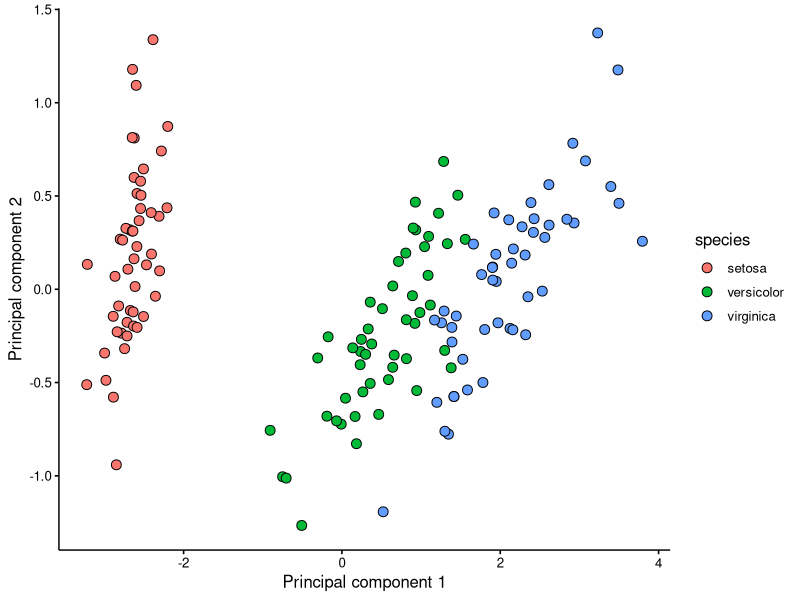
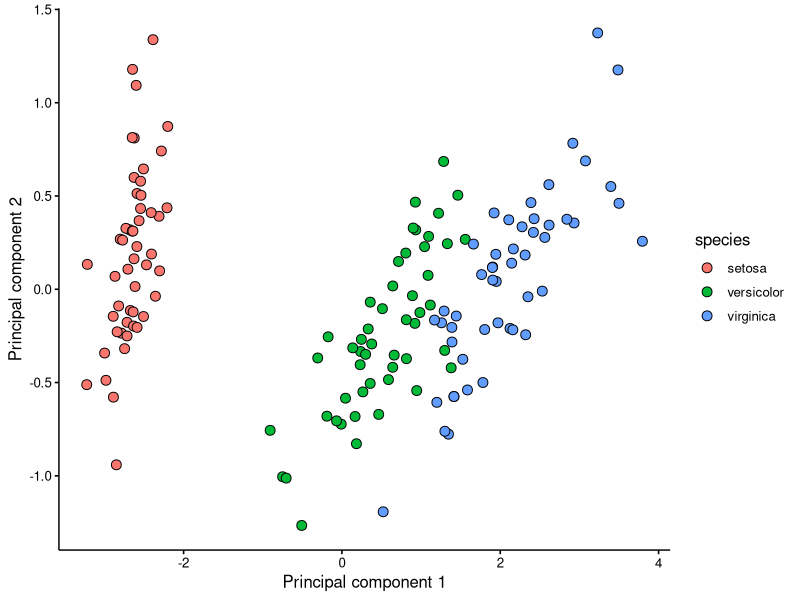
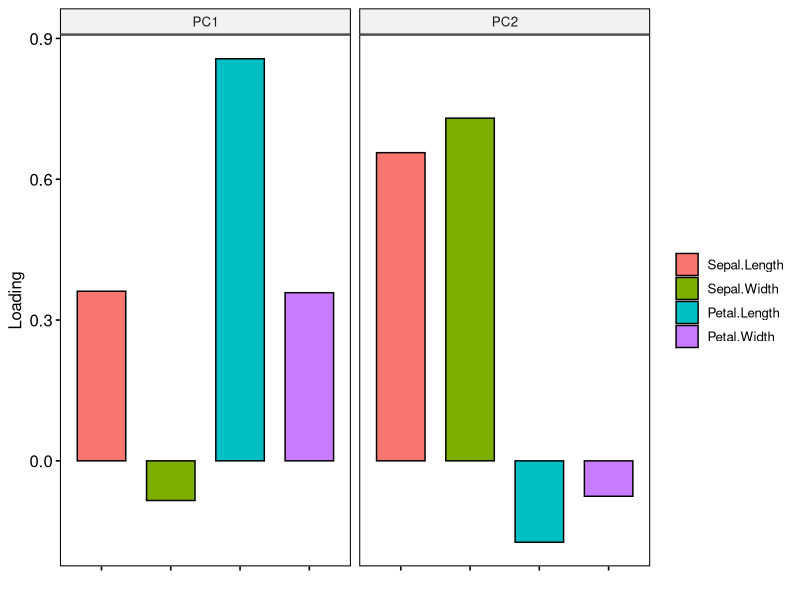
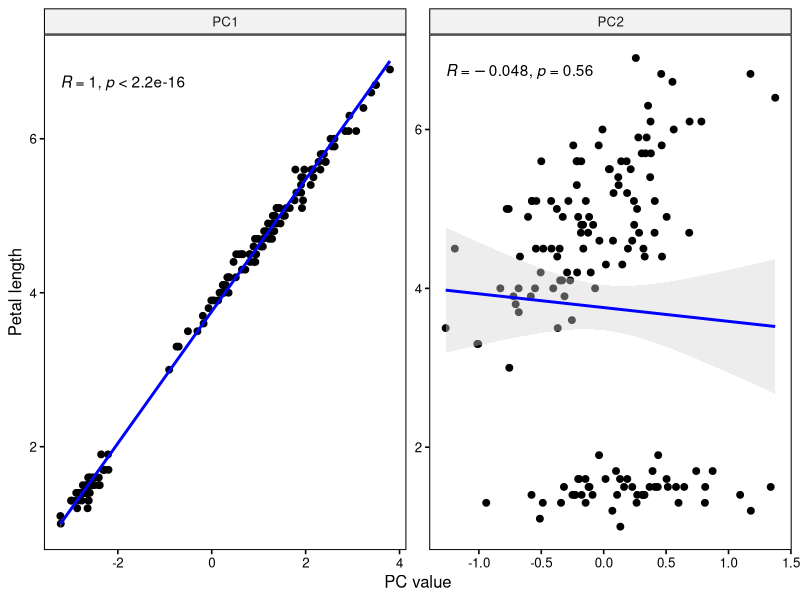

Write the R code that produced these figures, in order.
## ---- chunk 1
library(ggplot2)
library(tidyverse)
library(ggpubr)
## ---- chunk 2
data(iris)
head(iris)
## ---- chunk 3
Y <- iris[-5] %>% as.matrix %>% scale(center=TRUE, scale=FALSE)
N <- nrow(Y)
D <- ncol(Y)
## ---- chunk 4
S <- (t(Y)%*%Y) / (N-1)
## ---- chunk 5
eigenvectors <- eigen(S)$vectors[,c(1,2)]
head(eigenvectors) 
## ---- chunk 6
eigenvalues <- eigen(S)$values[c(1,2)]
head(sqrt(eigenvalues))
## ---- chunk 7
PCs <- Y %*% eigenvectors
head(PCs)
## ---- chunk 8
df <- as.data.frame(PCs) %>% 
  cbind(as.character(iris$Species)) %>%
  `colnames<-`(c("PC1","PC2","species"))

ggscatter(df, x="PC1", y="PC2", fill="species", shape=21 ,size=3) +
  labs(x="Principal component 1", y="Principal component 2") +
  theme(
    legend.position = "right",
    axis.text = element_text(size=rel(0.8))
  )
## ---- chunk 9
prcomp.pca <- prcomp(Y, rank.=2)
names(prcomp.pca)
## ---- chunk 10
dim(prcomp.pca$rotation)
head(prcomp.pca$rotation)
## ---- chunk 11
dim(prcomp.pca$x)
head(prcomp.pca$x)
## ---- chunk 12
prcomp.pca$sdev[1:2]
## ---- chunk 13
prcomp.pca$x[,2] <- -(prcomp.pca$x[,2])
prcomp.pca$rotation[,2] <- -(prcomp.pca$rotation[,2])
## ---- chunk 14
df <- as.data.frame(prcomp.pca$x) %>% 
  cbind(iris$Species) %>%
  `colnames<-`(c("PC1","PC2","species"))

ggscatter(df, x="PC1", y="PC2", fill="species", shape=21 ,size=3) +
  labs(x="Principal component 1", y="Principal component 2") +
  theme(
    legend.position = "right",
    axis.text = element_text(size=rel(0.8))
  )
## ---- chunk 15
to.plot <- prcomp.pca$rotation %>%
  as.data.frame %>% tibble::rownames_to_column("feature") %>%
  pivot_longer(cols=starts_with("PC"), names_to = "PC", values_to = "value")

ggbarplot(to.plot, x="feature", y="value", facet="PC", fill="feature", position = position_dodge(0.9)) +
  labs(x="", y="Loading") +
  theme(
    legend.position = "right",
    legend.title = element_blank(),
    axis.text.x = element_blank()
  )
## ---- chunk 16
to.plot <- as.data.frame(prcomp.pca$x) %>%
  mutate(petal_length=iris$Petal.Length) %>%
  pivot_longer(cols=starts_with("PC"), names_to = "PC", values_to = "pc_value")
  
ggscatter(to.plot, x="pc_value", y="petal_length", facet="PC", scales="free",
  add="reg.line", add.params = list(color="blue", fill="lightgray"), conf.int=TRUE) +
  stat_cor(method = "pearson") +
  labs(x="PC value", y="Petal length") +
  theme(
    axis.text = element_text(size=rel(0.8))
  )
